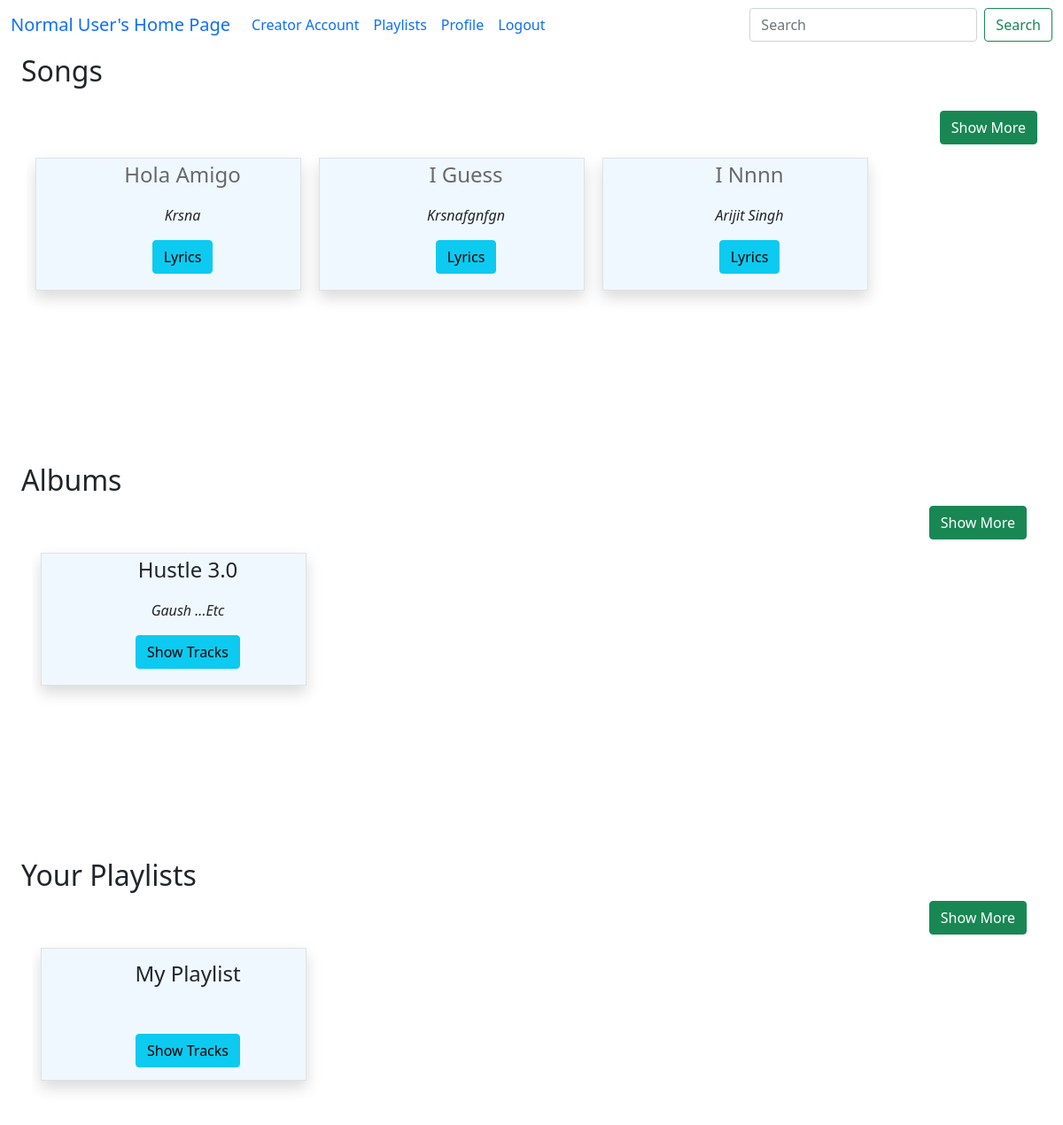
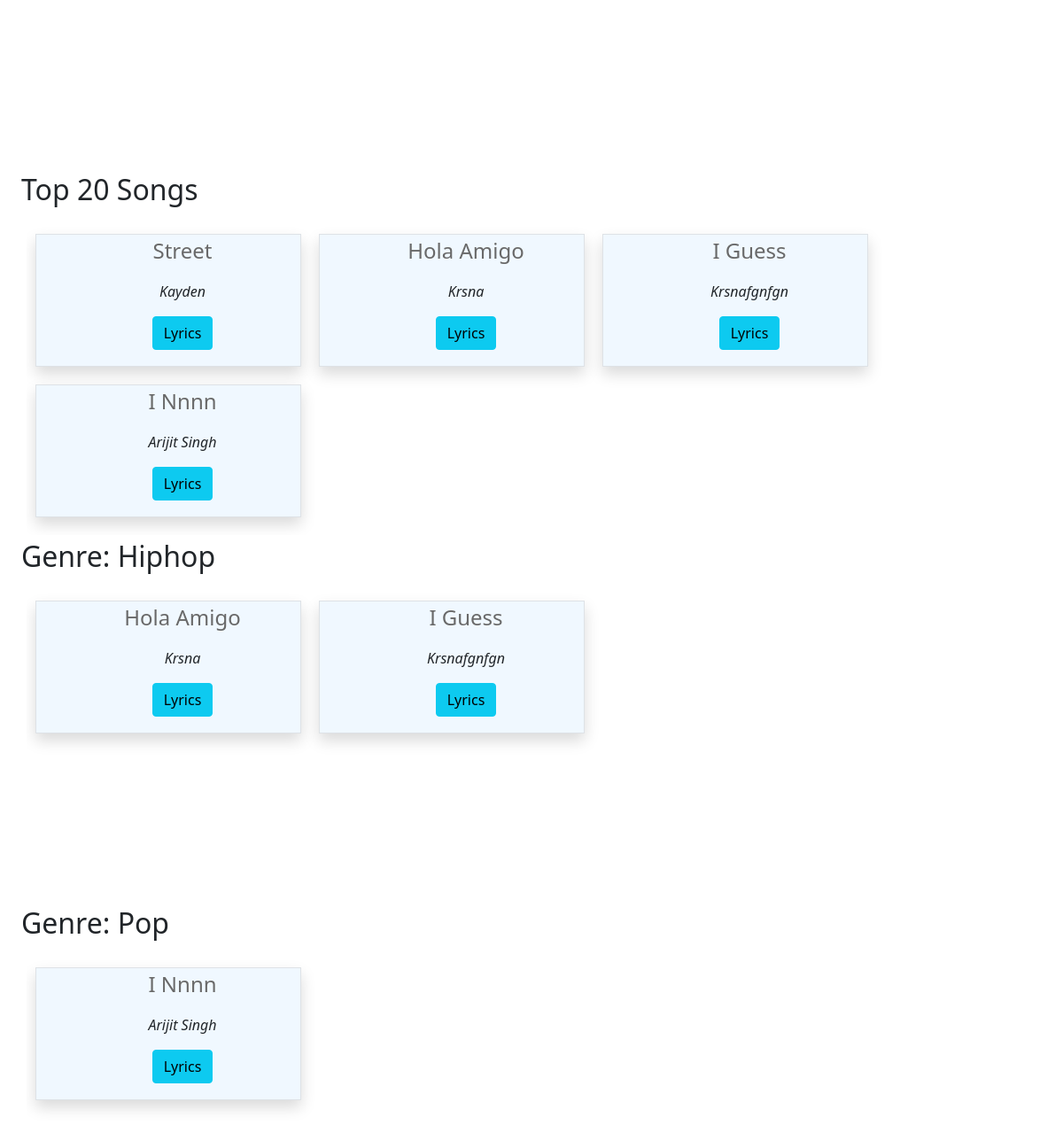
/home/1, run on the app's committed database (2 pictures, top to bottom).
### model1.py (models this page shows, shortened)
class Song(db.Model):
    song_id = db.Column(db.Integer, primary_key=True)
    song_name = db.Column(db.String(100), nullable=False)
    song_artist = db.Column(db.String(100))
    song_language = db.Column(db.String(30))
    song_genre = db.Column(db.String(50))
    song_lyrics = db.Column(db.Text())   # variable string size
    song_duration = db.Column(db.Integer)  # in seconds
    release_date = db.Column(db.String(20))
    creator_id = db.Column(db.Integer, db.ForeignKey("user.user_id"), nullable=False)
    album_id = db.Column(db.Integer, db.ForeignKey("album.album_id") ,default=None)
    song_path = db.Column(db.String(255),default=None)
    song_thumbnail = db.Column(db.String(255),default=None)
    song_play_count = db.Column(db.Integer, default=0)
    song_flag = db.Column(db.Boolean,default=False)
    song_avg_rating = db.Column(db.Float(), default=0) # included later during devlopement
    creator = db.relationship("User", backref="songs")

class Album(db.Model):
    album_id = db.Column(db.Integer, primary_key=True)
    album_name = db.Column(db.String(100), nullable=False)
    album_genre = db.Column(db.String(50))
    album_artist = db.Column(db.String(100))
    creator_id = db.Column(db.Integer, db.ForeignKey("user.user_id"))
    album_thumbnail = db.Column(db.String(255))
    album_flag = db.Column(db.Boolean,default=False)    #need to add this
    songs = db.relationship("Song", backref="albums",cascade="all, delete")
    creator = db.relationship("User", backref="albums")

class Playlist(db.Model):
    playlist_id = db.Column(db.Integer, primary_key=True)
    playlist_name = db.Column(db.String(100), nullable=False)
    user_id = db.Column(db.Integer, db.ForeignKey("user.user_id"), nullable=False)
    playlist_songs = db.relationship("Playlist_Songs", backref="playlist",cascade="all, delete")
    user = db.relationship("User", backref="playlists")

### app.py (the view)
@app.route("/home/<int:u_id>", methods=["GET", "POST"])
def home_page(u_id):
    songs = Song.query.filter(Song.song_flag==False).all()
    albums = Album.query.filter(Album.album_flag==False).all()
    playlists=Playlist.query.all()
    user = User.query.get(u_id)
    song_genres = Song.query.with_entities(Song.song_genre).distinct().filter(Song.song_flag==False).all()
    song_genre_list = [genre[0] for genre in song_genres]
    top_songs = Song.query.order_by(Song.song_play_count.desc()).limit(20).all()
    if user.isloggedin:
        return render_template("home.html", songs=songs, albums=albums, user=user,playlists=playlists,song_genres=song_genre_list,top_songs=top_songs)
    else:
        return redirect("/")

### app.py (called while the page is built)
@app.context_processor
def search_processor():
    return {'searched': request.form.get("searched")}

### templates/home.html (shortened to what this page needs)
<!doctype html>
<html lang="en">
<head>
    <link href="https://cdn.jsdelivr.net/npm/bootstrap@5.0.2/dist/css/bootstrap.min.css" rel="stylesheet"
>
</head>
<body>
    {% extends "general_user_navbar.html" %}
    {% block content %}
    <div class="container-fluid">
        {% if songs|length == 0 %}
        <h2 class="text-center fs-3">No Songs Available</h2>
        {% else %}
        <div class="container-fluid ">
            <p class="fs-2 fw-semibold">Songs</p>
            <div style="text-align:right ; padding:5px;">
                <a class="btn btn-success" href="/all_songs/{{user.user_id}}" role="button">Show More</a>
            </div>
            <div class=" songs container text-center " id="songs">
                <div class="row row-cols-4">
                    {% for song in songs %}
                    <div id="song" class="col text-center border border-primary-subtle shadow"
                        style="text-transform: capitalize; ">
                        <ul type="none">
                            <li>
                                <p class="fs-4 fw-semibold"><a href="/play_song/{{user.user_id}}/{{song.song_id}}"
                                        style="text-decoration: none; color:dimgrey;"
                                        onmouseover="this.style.color='black'"
                                        onmouseout="this.style.color='dimgrey'">{{song.song_name}}</a></p>
                            </li>
                            <li>
                                <p class="fs-6 fw-semibold fst-italic">{{song.song_artist}}</p>
                            </li>
                            <li style="margin: 10px;"><a class="btn btn btn-info"
                                    href="/user_song_lyrics/{{user.user_id}}/{{song.song_id}}" type="button">Lyrics</a>
                            </li>
                        </ul>
                    </div>
                    {% endfor %}
                </div>
            </div>
        </div>
        <div class="container-fluid">
            <label for="albums" class="fs-2 fw-semibold">Albums</label>
            <div id="albums" class="container-fluid" style="text-transform: capitalize">
                {% if albums|length == 0 %}
                <h2 class="text-center">No album Available</h2>
                {% else %}
                <div style="text-align:right ; padding:5px;">
                    <a class="btn btn-success" href="/all_albums/{{user.user_id}}" role="button">Show More</a>
                </div>
                <div class="albums container text-center">
                    <div class="row row-cols-4">
                        {% for album in albums %}
                        <div id="album" class="col  border border-primary-subtle shadow">
                            <ul type="none">
                                <li>
                                    <p class="fs-4 fw-semibold">{{album.album_name}}</p>
                                </li>
                                <li>
                                    <p class="fs-6 fw-semibold fst-italic">{{album.album_artist}}</p>
                                </li>
                                <li style="margin: 10px;"> <a class="btn btn-info"
                                        href="/album_songs/{{user.user_id}}/{{album.album_id}}" role="button">Show
                                        Tracks</a></li>
                            </ul>
                        </div>
                        {% endfor %}
                    </div>
                </div>
            </div>
            {% endif %}
        </div>
        {% if playlists|length == 0 %}
        <!-- <div style="text-align:center ; padding:20px;">
            <h2>No playlist Available</h2>
            <a class="btn btn-primary" href="/add_playlist/{{user.user_id}}">add a playlist</a>
        </div> -->
        {% else %}
        <div class="container-fluid">
            <label for="playlists" class="fs-2 fw-semibold">your playlists</label>
            <div id="playlists" class="container-fluid" style="text-transform: capitalize">
                <div style="text-align:right ; padding:5px;">
                    <a class="btn btn-success" href="/all_playlists/{{user.user_id}}" role="button">Show More</a>
                </div>
                <div class="playlists container text-center">
                    <div class="row row-cols-4">
                        {% for playlist in playlists %}
                        <div id="album" class="col  border border-primary-subtle shadow">
                            <ul type="none">
                                <li style="margin: 10px;">
                                    <p class="fs-4 fw-semibold">{{playlist.playlist_name}}</p>
                                </li>
                                <li style="margin: 50px;"> <a class="btn btn-info"
                                        href="/playlist_songs/{{user.user_id}}/{{playlist.playlist_id}}"
                                        role="button">Show Tracks</a></li>
                            </ul>
                        </div>
                        {% endfor %}
                    </div>
                </div>
            </div>
            {% endif %}
        </div>
        <div class="container-fluid ">
            <p class="fs-2 fw-semibold">Top 20 Songs</p>
            <div class=" songs container text-center " id="songs">
                <div class="row row-cols-4">
                    {% for song in top_songs %}
                    <div id="song" class="col text-center border border-primary-subtle shadow"
                        style="text-transform: capitalize; ">
                        <ul type="none">
                            <li>
                                <p class="fs-4 fw-semibold"><a href="/play_song/{{user.user_id}}/{{song.song_id}}"
                                        style="text-decoration: none; color:dimgrey;"
                                        onmouseover="this.style.color='black'"
                                        onmouseout="this.style.color='dimgrey'">{{song.song_name}}</a></p>
                            </li>
                            <li>
                                <p class="fs-6 fw-semibold fst-italic">{{song.song_artist}}</p>
                            </li>
                            <li style="margin: 10px;"><a class="btn btn btn-info"
                                    href="/user_song_lyrics/{{user.user_id}}/{{song.song_id}}" type="button">Lyrics</a>
                            </li>
                        </ul>
                    </div>
                    {% endfor %}
                </div>
            </div>
        </div>
        {% for genre in song_genres %}
        <div class="container-fluid ">
            <p class="fs-2 fw-semibold">genre: {{genre}}</p>
            <div class=" songs container text-center " id="songs">
                <div class="row row-cols-4">
                    {% for song in songs %}
                    {% if song.song_genre == genre %}
                    <div id="song" class="col text-center border border-primary-subtle shadow"
                        style="text-transform: capitalize; ">
                        <ul type="none">
                            <li>
                                <p class="fs-4 fw-semibold"><a href="/play_song/{{user.user_id}}/{{song.song_id}}"
                                        style="text-decoration: none; color:dimgrey;"
                                        onmouseover="this.style.color='black'"
                                        onmouseout="this.style.color='dimgrey'">{{song.song_name}}</a></p>
                            </li>
                            <li>
                                <p class="fs-6 fw-semibold fst-italic">{{song.song_artist}}</p>
                            </li>
                            <li style="margin: 10px;"><a class="btn btn btn-info"
                                    href="/user_song_lyrics/{{user.user_id}}/{{song.song_id}}" type="button">Lyrics</a>
                            </li>
                        </ul>
                    </div>
                    {% endif %}
                    {% endfor %}
                </div>
            </div>
        </div>
        {% endfor %}
        {% endif %}
    </div>
    {% endblock %}

### templates/home.html (style rules this page uses)
.container-fluid { text-transform: capitalize; }
.songs { height: 350px; width: auto; overflow: auto; }
.albums { height: 350px; width: auto; overflow: auto; }
.playlists { height: 350px; width: auto; overflow: auto; margin-bottom: 50px; }
#song { width: 300px; height: 150px; margin: 10px; padding: auto; text-align: center; background-color: aliceblue; }
#album { width: 300px; height: 150px; margin: 10px; padding: auto; text-align: center; background-color: aliceblue; }

### data on the page
Song: song_name "Hola Amigo", song_artist "Krsna"
Song: song_name "I Guess", song_artist "Krsnafgnfgn"
Song: song_name "I Nnnn", song_artist "Arijit Singh"
Album: album_name "Hustle 3.0", album_artist "Gaush ...etc"
Playlist: playlist_name "My Playlist"
Song: song_name "Street", song_artist "Kayden"

### other printed values
{{ genre }} "Hiphop" "Pop"
